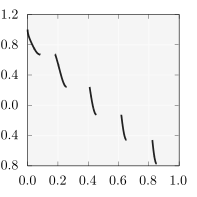

The script that drew this image:
set size square
unset key
set lmargin 2
set rmargin 1
set tmargin 1
set bmargin 2

set xtics 0.2
set ytics 0.4

set format x "$%.1f$"
set format y "$%.1f$"

plot 'zdt3_1000_tessellation.dat' u 1:2 w lines lc rgb "#222222" lw 5
